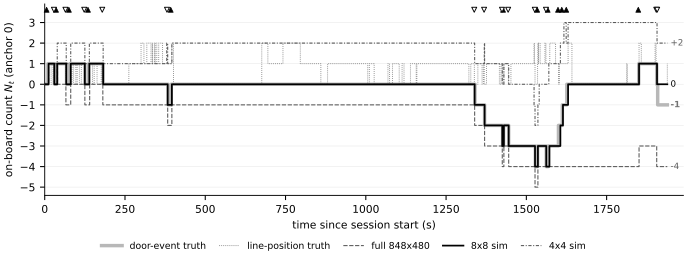

Recreate this plot in Python.
"""Fig. 1 - Cumulative count N_t vs door-event truth (time series).

Spec: research/paper/figures.md, Fig. 1 section (final, 2026-08-10); semantics per the
JSON `definitions` block, which is authoritative. Data:
research/paper/results/apc_validation.json only; all five series plotted as-is (no
masking, offsetting, re-anchoring, or interpolation).

Five step lines: door-event truth (bold staircase, series_1hz.door_truth),
line-position truth (thin dotted, series_1hz.truth), and the three raw
anchor-0 estimates (mz8 emphasised). Episode markers on the top edge.
Right-edge labels give RAW endpoints (per JSON); final errors are NOT
annotated (caption/Table II territory).

The script asserts the definitions-block reconciliation
(estimate_end - door_truth_end == final_error_vs_door_truth) and fails
loudly if the JSON ever stops satisfying it.

Episode-marker t0 is derived from the alignment of event timestamps with the
1 Hz estimate series (established in the first build); the script fails
loudly if that alignment is ambiguous.

Output: fig1_nt_series.pdf + .svg next to this script.
Run: python fig1_nt_series.py   (deps: matplotlib, numpy only)
"""

import json
import math
from pathlib import Path

import matplotlib

matplotlib.use("Agg")
import matplotlib.pyplot as plt
from matplotlib.transforms import blended_transform_factory

HERE = Path(__file__).resolve().parent
JSON_PATH = HERE.parent / "results" / "apc_validation.json"
OUT_STEM = HERE / "fig1_nt_series"

VARIANTS = ("full", "mz8", "mz4")
LEGEND = {
    "door": "door-event truth",
    "line": "line-position truth",
    "full": "full 848x480",
    "mz8": "8x8 sim",
    "mz4": "4x4 sim",
}

plt.rcParams.update(
    {
        "font.family": "sans-serif",
        "font.size": 8,
        "axes.linewidth": 0.7,
        "axes.spines.top": False,
        "axes.spines.right": False,
        "pdf.fonttype": 42,
        "svg.fonttype": "path",
    }
)


def derive_t0(nt: dict, grid: list) -> float:
    """Derive session-start t0 (epoch s) by aligning event timestamps with the
    1 Hz estimate series across all three variants (see first-build notes).

    An event at relative time tau in (i-1, i] first appears at sample i, so
    for a candidate t0 every per-second net event change must equal the
    estimate's step at that sample. Scan the 1 s anchor window at 5 ms
    resolution and demand a perfect match; refuse to guess otherwise."""
    est_full = nt["full"]["series_1hz"]["estimate"]
    n = len(grid)
    i1 = next(i for i in range(1, n) if est_full[i] != est_full[i - 1])
    t1 = nt["full"]["events"][0]["t_ns"] / 1e9
    base = t1 - i1  # t0 lies in [base, base + 1)

    def mismatches(t0: float) -> int:
        bad = 0
        for v in VARIANTS:
            est = nt[v]["series_1hz"]["estimate"]
            binned = {}
            for e in nt[v]["events"]:
                b = math.ceil(e["t_ns"] / 1e9 - t0)
                binned[b] = binned.get(b, 0) + (1 if e["kind"] == "board" else -1)
            for i in range(1, n):
                if est[i] - est[i - 1] != binned.get(i, 0):
                    bad += 1
        return bad

    deltas = [k / 200 for k in range(1, 200)]
    scores = {d: mismatches(base + d) for d in deltas}
    perfect = [d for d, s in scores.items() if s == 0]
    if not perfect:
        raise RuntimeError(
            "t0 alignment ambiguous (best residual %d mismatched bins) - "
            "ask Danyshpan, do not guess" % min(scores.values())
        )
    return base + (min(perfect) + max(perfect)) / 2


def endpoint_label(value: int) -> str:
    return "0" if value == 0 else f"{value:+d}"


def main() -> None:
    data = json.loads(JSON_PATH.read_text(encoding="utf-8"))
    nt = data["nt"]

    grid = nt["full"]["series_1hz"]["t_rel_s"]
    door = nt["full"]["series_1hz"]["door_truth"]
    line = nt["full"]["series_1hz"]["truth"]
    for v in VARIANTS:  # identical grid + truths in all three variants
        assert nt[v]["series_1hz"]["t_rel_s"] == grid, v
        assert nt[v]["series_1hz"]["door_truth"] == door, v
        assert nt[v]["series_1hz"]["truth"] == line, v

    # definitions-block reconciliation (JSON wins; fail loudly if broken)
    for v in VARIANTS:
        est_end = nt[v]["series_1hz"]["estimate"][-1]
        err = nt[v]["final_error_vs_door_truth"]
        assert est_end - door[-1] == err, (v, est_end, door[-1], err)

    t0 = derive_t0(nt, grid)

    fig, ax = plt.subplots(figsize=(7.16, 2.7), layout="constrained")
    ax.grid(axis="y", color="0.92", linewidth=0.5, zorder=0)

    (h_door,) = ax.plot(  # bold reference staircase
        grid, door, drawstyle="steps-post", color="0.72", linewidth=2.6, zorder=2
    )
    (h_line,) = ax.plot(  # thin dotted, visually subordinate
        grid,
        line,
        drawstyle="steps-post",
        color="0.55",
        linewidth=0.7,
        linestyle=(0, (1, 1.2)),
        zorder=2.5,
    )
    (h_full,) = ax.plot(
        grid,
        nt["full"]["series_1hz"]["estimate"],
        drawstyle="steps-post",
        color="0.35",
        linewidth=0.8,
        linestyle=(0, (4, 1.5)),
        zorder=3,
    )
    (h_mz4,) = ax.plot(
        grid,
        nt["mz4"]["series_1hz"]["estimate"],
        drawstyle="steps-post",
        color="0.35",
        linewidth=0.8,
        linestyle=(0, (3, 1.5, 1, 1.5)),
        zorder=3,
    )
    (h_mz8,) = ax.plot(  # the paper's subject - emphasised
        grid,
        nt["mz8"]["series_1hz"]["estimate"],
        drawstyle="steps-post",
        color="0.0",
        linewidth=1.3,
        zorder=4,
    )

    # episode markers along the top edge: up = board, down = alight
    top = blended_transform_factory(ax.transData, ax.transAxes)
    episodes = data["variants"]["full"]["per_episode"]
    t_board = [(e["start_ns"] / 1e9 - t0) for e in episodes if e["kind"] == "board"]
    t_alight = [(e["start_ns"] / 1e9 - t0) for e in episodes if e["kind"] == "alight"]
    assert all(grid[0] <= t <= grid[-1] for t in t_board + t_alight)
    ax.scatter(
        t_board,
        [0.97] * len(t_board),
        transform=top,
        marker="^",
        s=14,
        facecolor="0.0",
        edgecolor="0.0",
        linewidth=0.5,
        zorder=5,
        clip_on=False,
    )
    ax.scatter(
        t_alight,
        [0.97] * len(t_alight),
        transform=top,
        marker="v",
        s=14,
        facecolor="#ffffff",
        edgecolor="0.0",
        linewidth=0.7,
        zorder=5,
        clip_on=False,
    )

    # right-edge RAW endpoint labels (values straight from the JSON series)
    x_lab = grid[-1] + 10
    for series, colour, weight in (
        (door, "0.45", "bold"),
        (nt["mz8"]["series_1hz"]["estimate"], "0.0", "normal"),
        (nt["full"]["series_1hz"]["estimate"], "0.35", "normal"),
        (nt["mz4"]["series_1hz"]["estimate"], "0.35", "normal"),
    ):
        ax.text(
            x_lab,
            series[-1],
            endpoint_label(series[-1]),
            fontsize=6.5,
            color=colour,
            fontweight=weight,
            ha="left",
            va="center",
            zorder=5,
        )

    all_series = [door, line] + [nt[v]["series_1hz"]["estimate"] for v in VARIANTS]
    lo = min(min(s) for s in all_series)
    hi = max(max(s) for s in all_series)
    ax.set_xlim(grid[0], grid[-1] + 50)  # small right margin for endpoint labels
    ax.set_ylim(lo - 0.4, hi + 0.9)  # headroom for the marker row
    ax.set_yticks(range(int(lo), int(hi) + 1))  # integer ticks only
    ax.set_xlabel("time since session start (s)")
    ax.set_ylabel("on-board count $N_t$ (anchor 0)")

    fig.legend(
        [h_door, h_line, h_full, h_mz8, h_mz4],
        [LEGEND["door"], LEGEND["line"], LEGEND["full"], LEGEND["mz8"], LEGEND["mz4"]],
        loc="outside lower center",
        ncol=5,
        frameon=False,
        fontsize=7,
        columnspacing=1.4,
        handlelength=2.2,
    )

    fig.savefig(OUT_STEM.with_suffix(".pdf"))
    fig.savefig(OUT_STEM.with_suffix(".svg"))
    print("wrote", OUT_STEM.with_suffix(".pdf"))
    print("wrote", OUT_STEM.with_suffix(".svg"))
    print(
        "derived t0 = %.3f s epoch (episode markers: %d board, %d alight)"
        % (t0, len(t_board), len(t_alight))
    )
    print(
        "endpoints: door_truth %+d | " % door[-1]
        + " | ".join(
            "%s %+d (err %+d)"
            % (
                v,
                nt[v]["series_1hz"]["estimate"][-1],
                nt[v]["final_error_vs_door_truth"],
            )
            for v in VARIANTS
        )
    )


if __name__ == "__main__":
    main()
